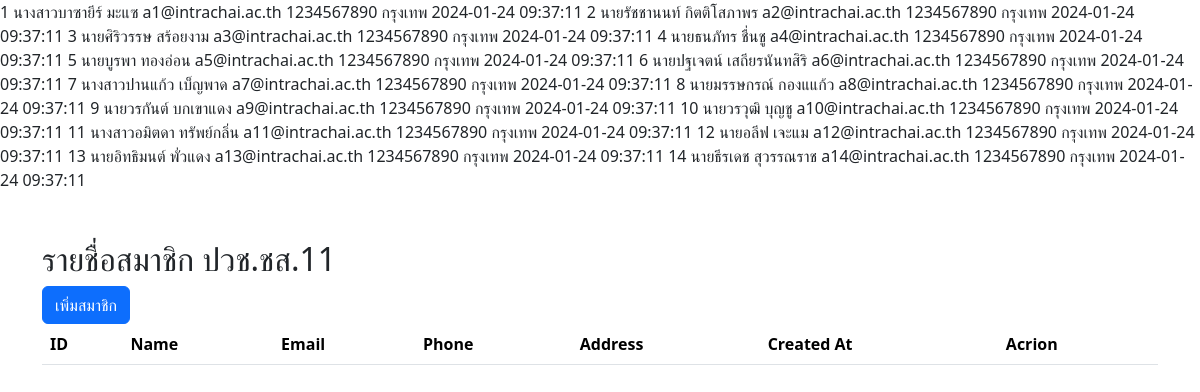
The page / on the database its author committed.
### tables this page shows
CREATE TABLE `siriwat_ex3` (
  `id` int(11) NOT NULL,
  `name` varchar(100) NOT NULL,
  `email` varchar(200) NOT NULL,
  `phone` varchar(10) NOT NULL,
  `address` varchar(10) DEFAULT NULL,
  `created_At` datetime NOT NULL DEFAULT current_timestamp()
);

### connect.php (the view, shortened to what this page needs)
<?php
$servername = "localhost";
$username = "root";
$password = "";
$dbname = "siriwat_ex3";
$connection = new mysqli($servername, $username, $password, $dbname);
$sql = "SELECT * FROM siriwat_ex3";
$result = $connection->query($sql);
while ($row = $result->fetch_assoc()){
    echo "
    <tr>
        <td>$row[id]</td>
        <td>$row[name]</td>
        <td>$row[email]</td>
        <td>$row[phone]</td>
        <td>$row[address]</td>
        <td>$row[created_At]</td>
    </tr>
    ";
}
?>

### index.php (shortened to what this page needs)
<!DOCTYPE html>
<html lang="en">
<head>
    <?php require_once "setHead.php" ?>
    <?php require_once "connect.php" ?>
</head>
<body>
    <div class="container my-5">
        <h2>รายชื่อสมาชิก ปวช.ชส.11</h2>
        <a class="btn btn-primary" href="/siriwat_ex3/create.php" role="button">เพิ่มสมาชิก</a>
        <br>
        <table class="table">
            <thead>
                <tr>
                    <th>ID</th>
                    <th>Name</th>
                    <th>Email</th>
                    <th>Phone</th>
                    <th>Address</th>
                    <th>Created At</th>
                    <th>Acrion</th>
                </tr>
            </thead>
        </table>
    </div>
</body>
</html>

### setHead.php
<head>
    <link rel="stylesheet" href="	https://cdn.jsdelivr.net/npm/bootstrap@5.3.2/dist/css/bootstrap.min.css">
</head>

### rows shown on the page
siriwat_ex3: id "1", name "นางสาวบาซายีร์ มะแซ", email "a1@intrachai.ac.th", phone "1234567890", address "กรุงเทพ", created_At "2024-01-24 09:37:11"
siriwat_ex3: id "2", name "นายรัชชานนท์ กิตติโสภาพร", email "a2@intrachai.ac.th", phone "1234567890", address "กรุงเทพ", created_At "2024-01-24 09:37:11"
siriwat_ex3: id "3", name "นายศิริวรรษ สร้อยงาม", email "a3@intrachai.ac.th", phone "1234567890", address "กรุงเทพ", created_At "2024-01-24 09:37:11"
siriwat_ex3: id "4", name "นายธนภัทร ชื่นชู", email "a4@intrachai.ac.th", phone "1234567890", address "กรุงเทพ", created_At "2024-01-24 09:37:11"
siriwat_ex3: id "5", name "นายบูรพา ทองอ่อน", email "a5@intrachai.ac.th", phone "1234567890", address "กรุงเทพ", created_At "2024-01-24 09:37:11"
siriwat_ex3: id "6", name "นายปฐเจตน์ เสถียรนันทสิริ", email "a6@intrachai.ac.th", phone "1234567890", address "กรุงเทพ", created_At "2024-01-24 09:37:11"
siriwat_ex3: id "7", name "นางสาวปานแก้ว เบ็ญพาด", email "a7@intrachai.ac.th", phone "1234567890", address "กรุงเทพ", created_At "2024-01-24 09:37:11"
siriwat_ex3: id "8", name "นายมรรษกรณ์ กองแแก้ว", email "a8@intrachai.ac.th", phone "1234567890", address "กรุงเทพ", created_At "2024-01-24 09:37:11"
siriwat_ex3: id "9", name "นายวรกันต์ บกเขาแดง", email "a9@intrachai.ac.th", phone "1234567890", address "กรุงเทพ", created_At "2024-01-24 09:37:11"
siriwat_ex3: id "10", name "นายวรวุฒิ บุญชู", email "a10@intrachai.ac.th", phone "1234567890", address "กรุงเทพ", created_At "2024-01-24 09:37:11"
siriwat_ex3: id "11", name "นางสาวอมิตดา ทรัพย์กลิ่น", email "a11@intrachai.ac.th", phone "1234567890", address "กรุงเทพ", created_At "2024-01-24 09:37:11"
siriwat_ex3: id "12", name "นายอลีฟ เจะแม", email "a12@intrachai.ac.th", phone "1234567890", address "กรุงเทพ", created_At "2024-01-24 09:37:11"
siriwat_ex3: id "13", name "นายอิทธิมนต์ พั่วแดง", email "a13@intrachai.ac.th", phone "1234567890", address "กรุงเทพ", created_At "2024-01-24 09:37:11"
siriwat_ex3: id "14", name "นายธีรเดช สุวรรณราช", email "a14@intrachai.ac.th", phone "1234567890", address "กรุงเทพ", created_At "2024-01-24 09:37:11"
